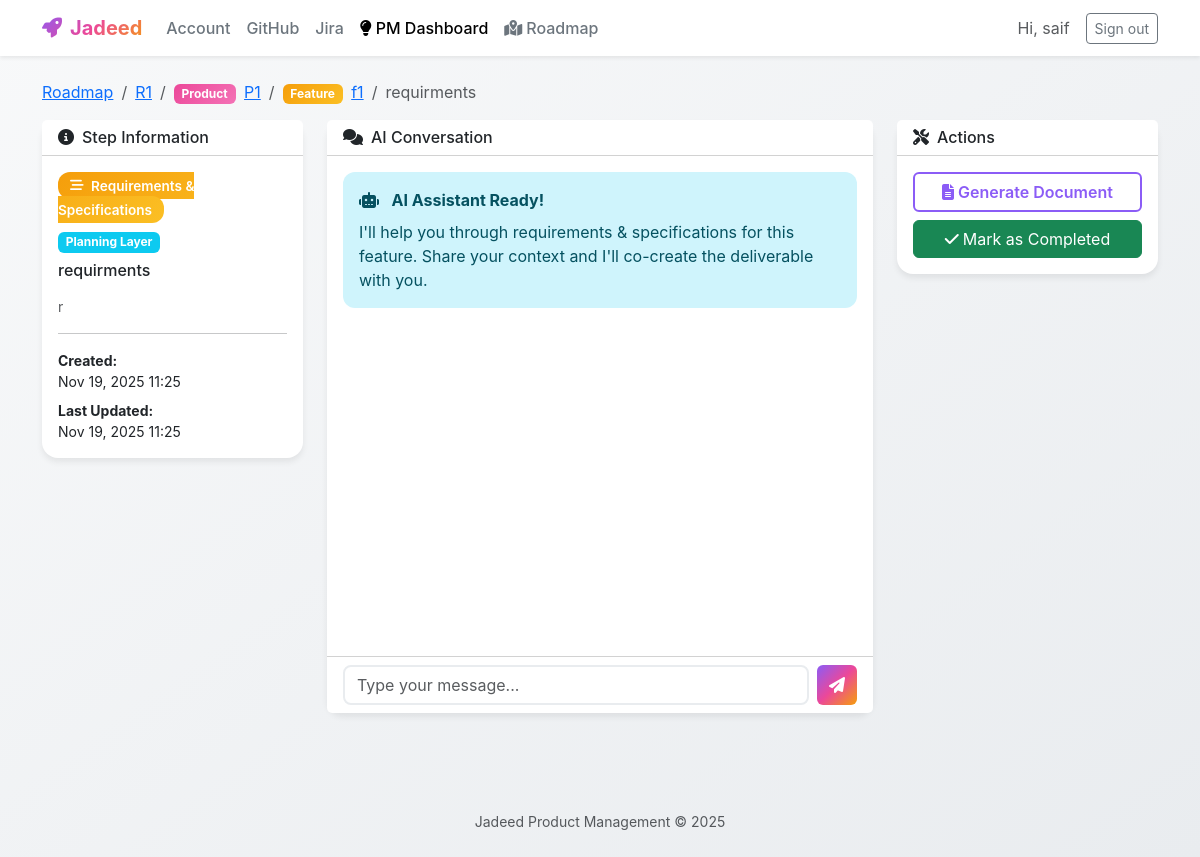
Page /product-management/feature-step/1/ (signed in) on the committed database.
### product_management/models.py (models this page shows, shortened)
class Project(models.Model):
    name = models.CharField(max_length=255)
    description = models.TextField(blank=True)
    user = models.ForeignKey(User, on_delete=models.CASCADE, related_name='pm_projects')
    github_repository = models.ForeignKey(
        GitHubRepository,
        on_delete=models.SET_NULL,
        null=True,
        blank=True,
        related_name='pm_projects'
    )
    created_at = models.DateTimeField(auto_now_add=True)
    updated_at = models.DateTimeField(auto_now=True)
    class Meta:
        verbose_name = "Project"
        verbose_name_plural = "Projects"
        ordering = ['-created_at']

class WorkflowStep(models.Model):
    STEP_CHOICES = [
        ('vision', 'Vision'),
        ('initiative', 'Initiative'),
        ('portfolio', 'Portfolio'),
        ('product', 'Product'),
        ('feature', 'Feature'),
    ]
    STATUS_CHOICES = [
        ('backlog', 'Backlog'),
        ('todo', 'To Do'),
        ('in_progress', 'In Progress'),
        ('completed', 'Completed'),
    ]
    project = models.ForeignKey(Project, on_delete=models.CASCADE, related_name='workflow_steps', null=True, blank=True)
    user = models.ForeignKey('auth.User', on_delete=models.CASCADE, related_name='workflow_steps', null=True, blank=True)
    step_type = models.CharField(max_length=20, choices=STEP_CHOICES)
    title = models.CharField(max_length=255)
    description = models.TextField(blank=True)
    reference_id = models.CharField(max_length=20, unique=True, blank=True, null=True)
    parent_step = models.ForeignKey(
        'self',
        on_delete=models.CASCADE,
        null=True,
        blank=True,
        related_name='child_steps'
    )
    conversation_history = models.JSONField(default=list, blank=True)
    readme_content = models.TextField(blank=True)
    readme_generated_at = models.DateTimeField(null=True, blank=True)
    status = models.CharField(max_length=20, choices=STATUS_CHOICES, default='backlog')
    is_completed = models.BooleanField(default=False)
    created_at = models.DateTimeField(auto_now_add=True)
    updated_at = models.DateTimeField(auto_now=True)
    class Meta:
        verbose_name = "Workflow Step"
        verbose_name_plural = "Workflow Steps"
        ordering = ['step_type', '-created_at']
        indexes = [
            models.Index(fields=['project', 'step_type']),
            models.Index(fields=['parent_step']),
        ]

class FeatureStep(models.Model):
    STEP_TYPE_CHOICES = [
        ('requirements', 'Requirements & Specifications'),
        ('user_story', 'User Story Definition'),
        ('acceptance_criteria', 'Acceptance Criteria'),
        ('technical_design', 'Technical Design'),
        ('implementation', 'Implementation'),
        ('testing', 'Testing & QA'),
        ('code_review', 'Code Review'),
        ('documentation', 'Documentation'),
        ('deployment', 'Deployment'),
        ('validation', 'User Validation'),
    ]
    LAYER_CHOICES = [
        ('planning', 'Planning Layer'),
        ('development', 'Development Layer'),
        ('delivery', 'Delivery Layer'),
    ]
    feature = models.ForeignKey(
        Feature,
        on_delete=models.CASCADE,
        related_name='feature_steps'
    )
    step_type = models.CharField(max_length=50, choices=STEP_TYPE_CHOICES)
    layer = models.CharField(max_length=20, choices=LAYER_CHOICES)
    title = models.CharField(max_length=255)
    description = models.TextField(blank=True)
    order = models.PositiveIntegerField(default=0)
    conversation_history = models.JSONField(default=list, blank=True)
    document_content = models.TextField(blank=True)
    document_generated_at = models.DateTimeField(null=True, blank=True)
    is_completed = models.BooleanField(default=False)
    created_at = models.DateTimeField(auto_now_add=True)
    updated_at = models.DateTimeField(auto_now=True)
    class Meta:
        verbose_name = "Feature Step"
        verbose_name_plural = "Feature Steps"
        ordering = ['feature', 'order', 'created_at']
        indexes = [
            models.Index(fields=['feature', 'step_type']),
            models.Index(fields=['feature', 'order']),
        ]

### product_management/views.py (the view)
# urls.py: path('feature-step/<int:feature_step_id>/', views.feature_step_chat, name='feature_step_chat'),
@login_required
def feature_step_chat(request, feature_step_id):
    feature_step = get_object_or_404(FeatureStep, id=feature_step_id)
    workflow_step = feature_step.feature.workflow_step
    if workflow_step.project:
        if workflow_step.project.user != request.user:
            from django.http import Http404
            raise Http404("Feature step not found.")
    elif workflow_step.user and workflow_step.user != request.user:
        from django.http import Http404
        raise Http404("Feature step not found.")
    hierarchy = []
    current = workflow_step
    while current:
        hierarchy.insert(0, current)
        current = current.parent_step
    conversation_json = json.dumps(feature_step.conversation_history or [])
    context = {
        'feature_step': feature_step,
        'feature': feature_step.feature,
        'workflow_step': workflow_step,
        'project': workflow_step.project,
        'hierarchy': hierarchy,
        'conversation_json': conversation_json,
        'feature_repository': feature_step.feature.repository,
    }
    return render(request, 'product_management/feature_step_chat.html', context)

### organizations/context_processors.py (called while the page is built)
def organization_context(request):
    context = {
        'user_organization_member': None,
        'user_organization': None,
        'user_role': None,
        'user_department': None,
    }
    if request.user.is_authenticated:
        member = get_user_organization_member(request.user)
        if member:
            context['user_organization_member'] = member
            context['user_organization'] = member.organization
            context['user_role'] = member.role
            context['user_department'] = member.department
    return context

### organizations/permissions.py (called while the page is built)
def get_user_organization_member(user, organization=None):
    if not user.is_authenticated:
        return None
    try:
        if organization:
            return OrganizationMember.objects.select_related('role', 'organization', 'department').get(
                user=user,
                organization=organization,
                is_active=True
            )
        else:
            return OrganizationMember.objects.select_related('role', 'organization', 'department').filter(
                user=user,
                is_active=True
            ).first()
    except OrganizationMember.DoesNotExist:
        return None

### product_management/templates/product_management/feature_step_chat.html (shortened to what this page needs)
{% extends 'product_management/base.html' %}
{% block content %}
<div class="row mb-4">
    <div class="col-12">
        <nav aria-label="breadcrumb">
            <ol class="breadcrumb">
                <li class="breadcrumb-item"><a href="{% url 'product_management:hierarchy' %}">Roadmap</a></li>
                {% if project %}
                <li class="breadcrumb-item"><a href="{% url 'product_management:project_detail' project.id %}">{{ project.name }}</a></li>
                {% endif %}
                {% for item in hierarchy %}
                    <li class="breadcrumb-item">
                        <span class="badge badge-{{ item.step_type }} me-1">{{ item.get_step_type_display }}</span>
                        {% if item.step_type == 'product' %}
                            <a href="{% url 'product_management:product_steps' item.id %}">{{ item.title }}</a>
                        {% elif item.step_type == 'feature' %}
                            <a href="{% url 'product_management:feature_steps' item.id %}">{{ item.title }}</a>
                        {% else %}
                            <a href="{% url 'product_management:workflow_chat' item.id %}">{{ item.title }}</a>
                        {% endif %}
                    </li>
                {% endfor %}
                <li class="breadcrumb-item active" aria-current="page">{{ feature_step.title }}</li>
            </ol>
        </nav>
    </div>
<div class="row">
    <div class="col-lg-3">
        <div class="card mb-3">
            <div class="card-header bg-white">
                <h6 class="mb-0"><i class="fas fa-info-circle me-2"></i>Step Information</h6>
            </div>
            <div class="card-body">
                <div class="mb-2">
                    <span class="workflow-badge badge-feature">
                        <i class="fas fa-stream me-1"></i>
                        {{ feature_step.get_step_type_display }}
                    </span>
                </div>
                <div class="mb-2">
                    <span class="badge {% if feature_step.layer == 'planning' %}bg-info{% elif feature_step.layer == 'development' %}bg-warning text-dark{% else %}bg-success text-white{% endif %}">
                        {{ feature_step.get_layer_display }}
                    </span>
                </div>
                <h6 class="mb-3">{{ feature_step.title }}</h6>
                <p class="small text-muted">{{ feature_step.description }}</p>
                <hr>
                <div class="small">
                    <div class="mb-2">
                        <strong>Created:</strong><br>
                        {{ feature_step.created_at|date:"M d, Y H:i" }}
                    </div>
                    <div>
                        <strong>Last Updated:</strong><br>
                        {{ feature_step.updated_at|date:"M d, Y H:i" }}
                    </div>
                </div>
            </div>
        </div>
    </div>
    <div class="col-lg-6">
        <div class="card mb-4">
            <div class="card-header bg-white">
                <h6 class="mb-0"><i class="fas fa-comments me-2"></i>AI Conversation</h6>
            </div>
            <div class="card-body" style="height: 500px; overflow-y: auto;" id="chatContainer">
                <div id="chatMessages">
                    <div class="alert alert-info">
                        <i class="fas fa-robot me-2"></i>
                        <strong>AI Assistant Ready!</strong>
                        <p class="mb-0 mt-2">I'll help you through {{ feature_step.get_step_type_display|lower }} for this feature. Share your context and I'll co-create the deliverable with you.</p>
                    </div>
                </div>
            </div>
            <div class="card-footer bg-white">
                <form id="chatForm" class="d-flex gap-2">
                    <input type="text" class="form-control" id="messageInput" placeholder="Type your message..." autocomplete="off">
                    <button type="submit" class="btn btn-creative" id="sendBtn">
                        <i class="fas fa-paper-plane"></i>
                    </button>
                </form>
            </div>
        </div>
    </div>
    <div class="col-lg-3">
        <div class="card">
            <div class="card-header bg-white">
                <h6 class="mb-0"><i class="fas fa-tools me-2"></i>Actions</h6>
            </div>
            <div class="card-body">
                <button class="btn btn-creative-outline w-100 mb-2" id="generateDocumentBtn">
                    <i class="fas fa-file-alt me-1"></i>Generate Document
                </button>
                {% if not feature_step.is_completed %}
                <button class="btn btn-success w-100" id="completeStepBtn">
                    <i class="fas fa-check me-1"></i>Mark as Completed
                </button>
                {% endif %}
            </div>
        </div>
    </div>
</div>
{% endblock %}

### product_management/templates/product_management/base.html (shortened to what this page needs)
{% load static %}
<!DOCTYPE html>
<html lang="en">
<head>
    <link href="https://cdn.jsdelivr.net/npm/bootstrap@5.3.3/dist/css/bootstrap.min.css" rel="stylesheet">
    <link rel="stylesheet" href="https://cdnjs.cloudflare.com/ajax/libs/font-awesome/6.4.0/css/all.min.css">
</head>
<body>
    <nav class="navbar navbar-expand-lg navbar-light bg-white shadow-sm mb-4">
        <div class="container">
            <a class="navbar-brand" href="{% url 'accounts:index' %}">
                <i class="fas fa-rocket me-2"></i>Jadeed
            </a>
            <div class="collapse navbar-collapse" id="navbarNav">
                <ul class="navbar-nav me-auto">
                    <li class="nav-item">
                        <a class="nav-link" href="{% url 'accounts:index' %}">Account</a>
                    </li>
                    <li class="nav-item">
                        <a class="nav-link" href="{% url 'github:index' %}">GitHub</a>
                    </li>
                    <li class="nav-item">
                        <a class="nav-link" href="{% url 'jira:issues' %}">Jira</a>
                    </li>
                    <li class="nav-item">
                        <a class="nav-link active" href="{% url 'product_management:index' %}">
                            <i class="fas fa-lightbulb me-1"></i>PM Dashboard
                        </a>
                    </li>
                    <li class="nav-item">
                        <a class="nav-link" href="{% url 'product_management:hierarchy' %}">
                            <i class="fas fa-map-marked-alt me-1"></i>Roadmap
                        </a>
                    </li>
                </ul>
                <div class="d-flex align-items-center gap-3">
                    {% if user.is_authenticated %}
                        <span class="text-muted">Hi, {{ user.username }}</span>
                        <form action="{% url 'accounts:logout' %}" method="post" class="m-0">
                            <button class="btn btn-sm btn-outline-secondary" type="submit">Sign out</button>
                        </form>
                    {% else %}
                        <a class="btn btn-sm btn-outline-secondary" href="{% url 'accounts:login' %}">Sign in</a>
                        <a class="btn btn-sm btn-creative" href="{% url 'accounts:signup' %}">Sign up</a>
                    {% endif %}
                </div>
            </div>
        </div>
    </nav>
    <main class="container py-4>
        {% block content %}{% endblock %}
    </main>
    <footer class="text-center text-muted py-4 mt-5">
        <div class="container">
            <small>Jadeed Product Management &copy; 2025</small>
        </div>
    </footer>
</body>
</html>

### product_management/templates/product_management/base.html (style rules this page uses)
:root { --creative-purple: #8B5CF6; --creative-pink: #EC4899; --creative-blue: #3B82F6; --creative-teal: #14B8A6; --creative-orange: #F59E0B; --creative-gradient: linear-gradient(135deg, var(--creative-purple) 0%, var(--creative-pink) 50%, var(--creative-orange) 100%); --creative-gradient-2: linear-gradient(135deg, var(--creative-blue) 0%, var(--creative-teal) 100%); }
body { font-family: 'Inter', -apple-system, BlinkMacSystemFont, 'Segoe UI', sans-serif; background: linear-gradient(to bottom right, #f8f9fa, #e9ecef); min-height: 100vh; }
.navbar-brand { font-weight: 700; background: var(--creative-gradient); -webkit-background-clip: text; -webkit-text-fill-color: transparent; background-clip: text; }
.btn-creative { background: var(--creative-gradient); border: none; color: white; font-weight: 600; transition: transform 0.2s, box-shadow 0.2s; }
.btn-creative-outline { border: 2px solid var(--creative-purple); color: var(--creative-purple); background: transparent; font-weight: 600; transition: all 0.2s; }
.card { border: none; border-radius: 16px; box-shadow: 0 4px 6px rgba(0, 0, 0, 0.07); transition: transform 0.2s, box-shadow 0.2s; }
.workflow-badge { padding: 0.35rem 0.75rem; border-radius: 12px; font-size: 0.85rem; font-weight: 600; }
.badge-product { background: linear-gradient(135deg, #EC4899, #F472B6); color: white; }
.badge-feature { background: linear-gradient(135deg, #F59E0B, #FBBF24); color: white; }
.nav-link { color: #6c757d; font-weight: 500; transition: color 0.2s; }
.nav-link:hover, .nav-link.active { color: var(--creative-purple); }
.alert { border-radius: 12px; border: none; }
.form-control, .form-select { border-radius: 8px; border: 2px solid #e9ecef; transition: border-color 0.2s; }

### product_management/templates/product_management/feature_step_chat.html (style rules this page uses)
#chatContainer { scroll-behavior: smooth; }

### rows in the picture
Project: name "R1"
WorkflowStep: step_type "Product", title "P1"
WorkflowStep: step_type "Feature", title "f1"
FeatureStep: title "requirments", step_type "Requirements & Specifications", layer "Planning Layer", description "r", created_at "Nov 19, 2025 11:25", updated_at "Nov 19, 2025 11:25", step_type "requirements & specifications"

### other values in the picture
{{ user.username }} "saif"
